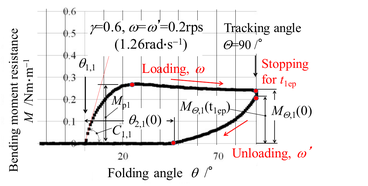
#> input picture sims/fr3_bubblewrap_pack_handoff_20261007/docs/slides/figs/nagasawa_fig8.png, 368 x 186 px, shrunk from 1171 x 592 before the run
$ python make_figs.py
#> lines starting #> are read from the running program, lines starting #| are printed output that depends on the picture
#!/usr/bin/env python3
"""make_figs.py — composite figures for the crease slides (run from docs/slides/).

Inputs: figs/nagasawa_fig{4,8,10}.png (cropped from the paper PDF with acm-pptx figure.py, see outline notes),
figs/ours_fig10_frames.png (frames of videos/crease_fold90.mp4), ../img/ours_fig8_style.png, ../img/flap_fbd_slide.png.
Paper and simulation are kept in SEPARATE panels, never drawn on one axis.
"""
import os
import matplotlib
matplotlib.use("Agg")
import matplotlib.pyplot as plt
import matplotlib.image as mpimg

INK, MUTED, RED, BLUE = "#1f2328", "#59636e", "#C00000", "#2a6fdb"
REF = "Nagasawa, Kaneko & Adachi, JAMDSM 13(1), 2019"


def side_by_side(left, right, ltitle, rtitle, out, ratio=(1, 1), size=(16, 5.6)):
#> called with left = 'figs/nagasawa_fig8.png', right = '../img/ours_fig8_style.png', rtitle = 'Ours — simulated fyp crease (60°/s)', out = 'figs/cmp_fig8.png', ratio = (1, 1.15), size = (16, 5.6)
    fig, ax = plt.subplots(1, 2, figsize=size, gridspec_kw={"width_ratios": ratio})
    for a, img, t, c in ((ax[0], left, ltitle, RED), (ax[1], right, rtitle, BLUE)):
        a.imshow(mpimg.imread(img)); a.axis("off"); a.set_title(t, fontsize=18, color=c, loc="left", weight="bold")
#> pass 2 of the loop in side_by_side, `for a, img, t, c in ((ax[0], left, ltitle, RED), (ax[1], right, rtitle..`:
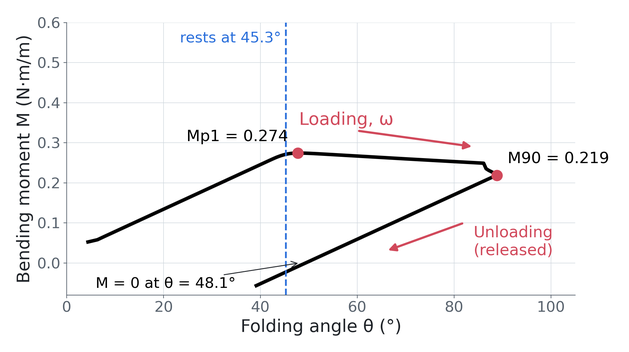
#> input picture sims/fr3_bubblewrap_pack_handoff_20261007/docs/img/ours_fig8_style.png, 629 x 352 px, shrunk from 2000 x 1120 before the run
    fig.tight_layout(); fig.savefig(out, dpi=200, bbox_inches="tight"); plt.close(fig)
#> after `fig.tight_layout()`:
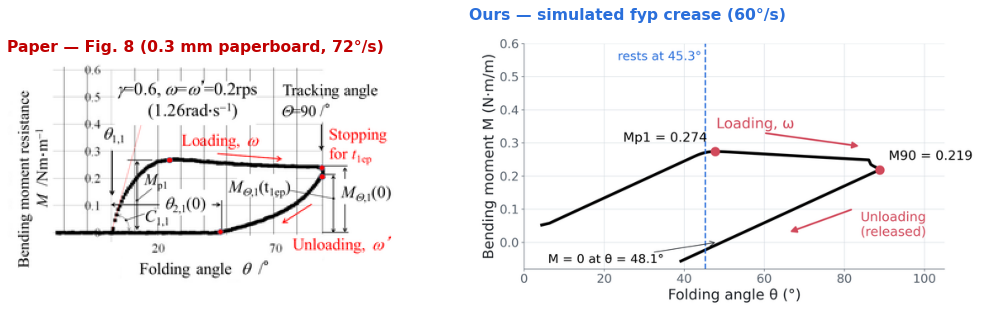
#> figure drawn by matplotlib, 2 panels


def stacked(top, bottom, ttitle, btitle, out, size=(14, 8.0)):
#> called with top = 'figs/nagasawa_fig10.png', bottom = 'figs/ours_fig10_frames.png', out = 'figs/cmp_fig10.png', size = (14, 8)
    fig, ax = plt.subplots(2, 1, figsize=size)
    for a, img, t, c in ((ax[0], top, ttitle, RED), (ax[1], bottom, btitle, BLUE)):
        a.imshow(mpimg.imread(img)); a.axis("off"); a.set_title(t, fontsize=18, color=c, loc="left", weight="bold")
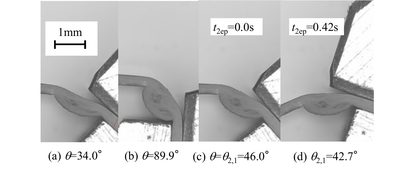
#> input picture sims/fr3_bubblewrap_pack_handoff_20261007/docs/slides/figs/nagasawa_fig10.png, 415 x 169 px, shrunk from 1320 x 536 before the run
#> pass 2 of the loop in stacked, `for a, img, t, c in ((ax[0], top, ttitle, RED), (ax[1], bottom, btitle..`:
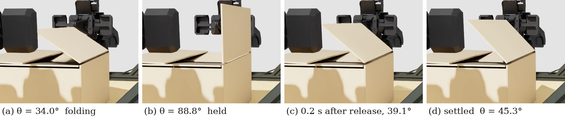
#> input picture sims/fr3_bubblewrap_pack_handoff_20261007/docs/slides/figs/ours_fig10_frames.png, 565 x 119 px, shrunk from 1796 x 380 before the run
    fig.tight_layout(); fig.savefig(out, dpi=200, bbox_inches="tight"); plt.close(fig)
#> after `fig.tight_layout()`:
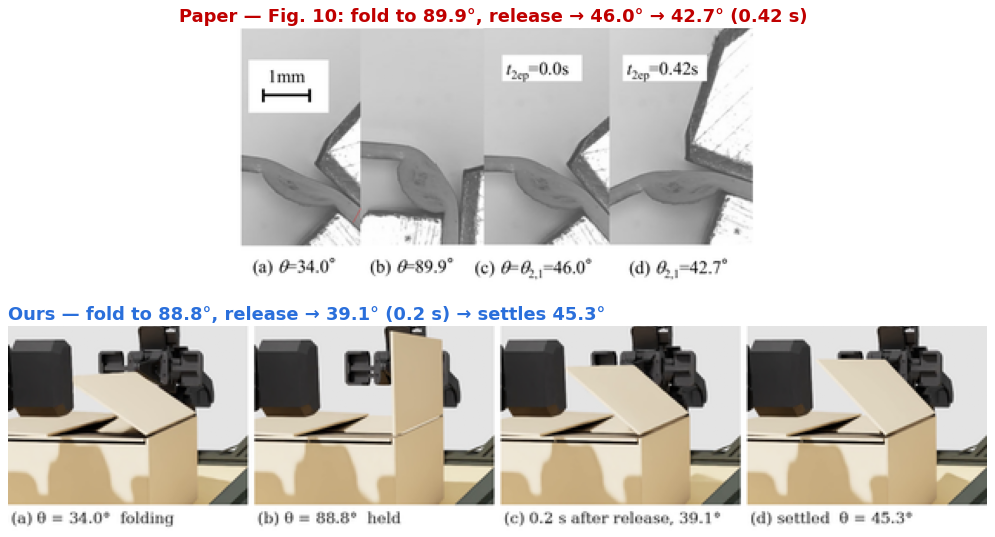
#> figure drawn by matplotlib, 2 panels


def model_card(out):
    """free-body diagram + the crease law typeset (matplotlib mathtext)"""
#> called with out = 'figs/model_eq.png'
    fig = plt.figure(figsize=(16, 7.2))
    a = fig.add_axes([0.0, 0.0, 0.36, 1.0]); a.imshow(mpimg.imread("../img/flap_fbd_slide.png")); a.axis("off")
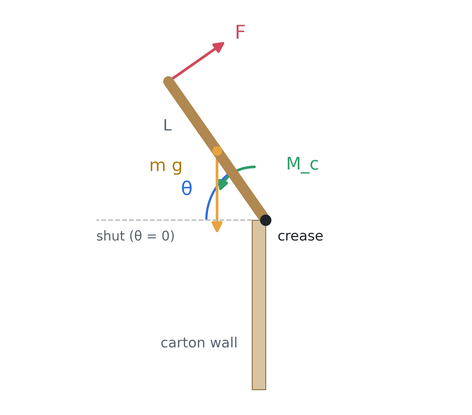
#> input picture sims/fr3_bubblewrap_pack_handoff_20261007/docs/img/flap_fbd_slide.png, 472 x 415 px, shrunk from 1500 x 1320 before the run
    t = fig.add_axes([0.38, 0.0, 0.62, 1.0]); t.axis("off")
    rows = [
        (r"$M_c = k\,(\theta-\theta_p),\qquad |M_c|\leq M_y(\kappa)$", "elastic crease moment, capped at yield"),
        (r"$\dot{\theta}_p \neq 0 \;\;\mathrm{only\ if}\;\; |k(\theta-\theta_p)| > M_y$", "plastic set grows: the fold stays"),
        (r"$M_y(\kappa) = M_{y0}\,\max\!\left(0.5,\; e^{-s\kappa}\right),\quad \kappa=\sum|\Delta\theta_p|$", "every fold softens the crease"),
        (r"$\Delta\theta_{\mathrm{spring\!-\!back}} = M_y\,/\,k$", "release returns this much"),
        (r"$F\,L = M_c(\theta) + m g\,\frac{L}{2}\cos\theta$", "pull needed at the flap edge"),
    ]
    y = 0.93
    for eq, txt in rows:
        t.text(0.0, y, eq, fontsize=27, color=INK, va="top")
        t.text(0.02, y - 0.10, txt, fontsize=17, color=MUTED, va="top")
        y -= 0.19
    fig.savefig(out, dpi=200, bbox_inches="tight"); plt.close(fig)


def mechanics_summary(out):
    """eight properties of a carton crease, each a tiny schematic + formula + 'in our model?'"""
#> called with out = 'figs/mechanics_summary.png'
    import numpy as np
    cards = [
        ("1  Elastic bending", r"$M = k\,\theta$", "small folds spring back fully", True,
         lambda a: a.plot([0, 1], [0, 1], color=INK, lw=3)),
        ("2  Yield / peak", r"$M \leq M_y$" + "\n" + r"$M_{p1}\approx0.24\ \mathrm{N\cdot m/m}$", "plies delaminate, crease gives", True,
         lambda a: a.plot([0, .3, .45, 1], [0, .9, 1, .95], color=INK, lw=3)),
        ("3  Plastic plateau", r"$M \approx M_{90}$" + "\n" + r"for $20^\circ$–$90^\circ$", "fold keeps going at ~const. moment", True,
         lambda a: a.plot([0, .25, 1], [0, .9, .82], color=INK, lw=3)),
        ("4  Spring-back", r"$\Delta\theta = M_y/k \approx 45^\circ$", "90° fold rests at ~45°", True,
         lambda a: (a.plot([0, .3, 1], [0, .9, .9], color=INK, lw=3), a.plot([1, .5], [.9, 0], color=RED, lw=3))),
        ("5  Softening on refold", r"$M_y \propto e^{-s\kappa}$", "2nd fold is easier", True,
         lambda a: (a.plot([0, .3, 1], [0, 1, 1], color=INK, lw=3), a.plot([.4, .62, 1], [0, .8, .8], color=BLUE, lw=3))),
        ("6  Flap weight", r"$m g\,\frac{L}{2}\cos\theta$", "closes < 90°, opens > 90°", True,
         lambda a: a.plot(np.linspace(0, 1, 50), np.cos(np.linspace(0, np.pi, 50)) * .45 + .5, color=INK, lw=3)),
        ("7  Rate dependence", r"$M_{p1}=0.244$" + "\n" + r"$\;+\,0.013\ln(\omega/0.2)$", "faster fold, slightly stiffer (~5%/e-fold)", False,
         lambda a: a.plot(np.linspace(.05, 1, 50), np.log(np.linspace(.05, 1, 50)) * .12 + .8, color=INK, lw=3)),
        ("8  Relaxation / creep", r"$M(t)=a_0\,(1-p_1\ln t)$", "held fold slowly lets go", False,
         lambda a: a.plot(np.linspace(.05, 1, 50), 1 - .25 * np.log(np.linspace(.05, 1, 50) * 20) / np.log(20), color=INK, lw=3)),
    ]
    fig = plt.figure(figsize=(17, 8.2))
    for i, (title, eq, txt, ok, draw) in enumerate(cards):
        r, c = divmod(i, 4)
        x0, y0 = 0.01 + c * 0.25, 0.52 - r * 0.50
        ax = fig.add_axes([x0 + 0.005, y0 + 0.20, 0.09, 0.19])
        draw(ax); ax.set_xticks([]); ax.set_yticks([]); ax.set_xlim(-.05, 1.05); ax.set_ylim(-.1, 1.15)
        for sp in ("top", "right"): ax.spines[sp].set_visible(False)
        fig.text(x0, y0 + 0.43, title, fontsize=17, weight="bold", color=INK)
        fig.text(x0 + 0.105, y0 + 0.33, eq, fontsize=17, color=INK, va="center")
        fig.text(x0, y0 + 0.13, txt, fontsize=14, color=MUTED)
        fig.text(x0, y0 + 0.06, "modelled ✓" if ok else "not modelled", fontsize=15, weight="bold",
                 color="#2e9e6b" if ok else RED)
    fig.savefig(out, dpi=200, bbox_inches="tight"); plt.close(fig)
#> after `fig.savefig(out, dpi=200, bbox_inches='tight')`:
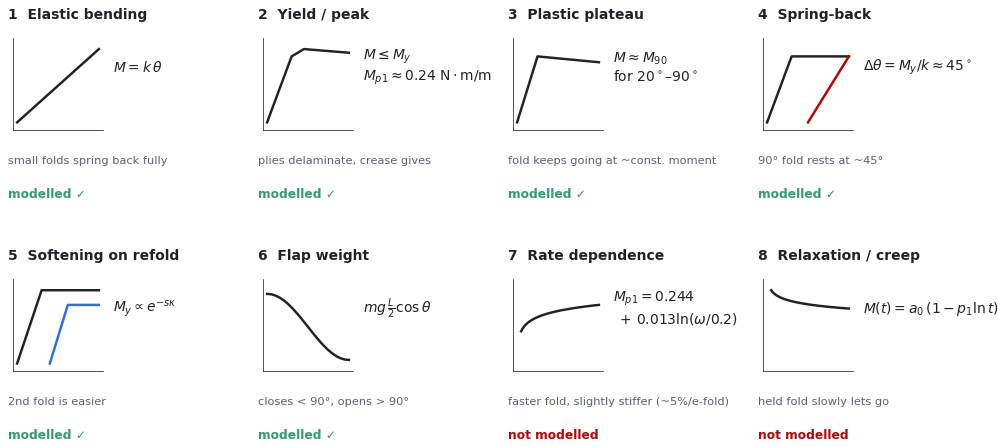
#> figure drawn by matplotlib, 8 panels


if __name__ == "__main__":
    side_by_side("figs/nagasawa_fig8.png", "../img/ours_fig8_style.png",
                 "Paper — Fig. 8 (0.3 mm paperboard, 72°/s)", "Ours — simulated fyp crease (60°/s)",
                 "figs/cmp_fig8.png", ratio=(1.0, 1.15))
    stacked("figs/nagasawa_fig10.png", "figs/ours_fig10_frames.png",
            "Paper — Fig. 10: fold to 89.9°, release → 46.0° → 42.7° (0.42 s)",
            "Ours — fold to 88.8°, release → 39.1° (0.2 s) → settles 45.3°", "figs/cmp_fig10.png")
    model_card("figs/model_eq.png")
    mechanics_summary("figs/mechanics_summary.png")
    print("ok")
